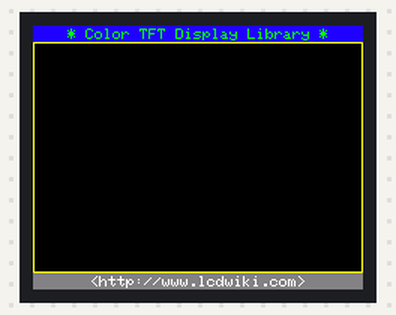
This sketch was run on a simulated Arduino Uno, built with avr-gcc and run on an emulated ATmega328P. On the bench: 220×176 colour display. Random numbers use the default seed unless the sketch sets one.

Above: at 0.3 s.
At 7.7 s:
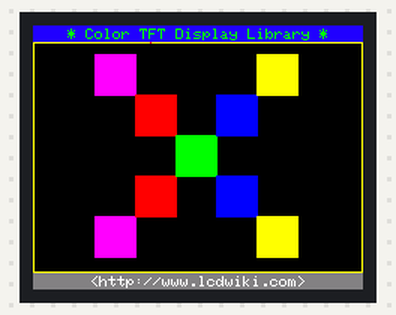
At 11.8 s:
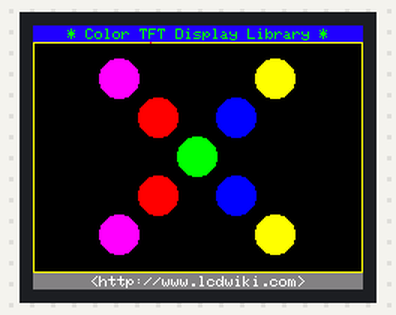
At 16.3 s:
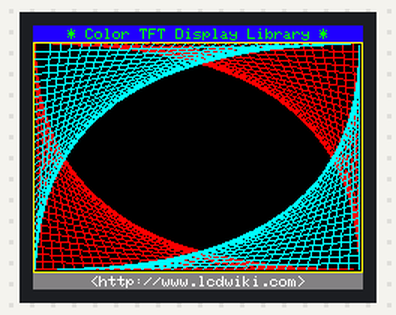
At 26.1 s:
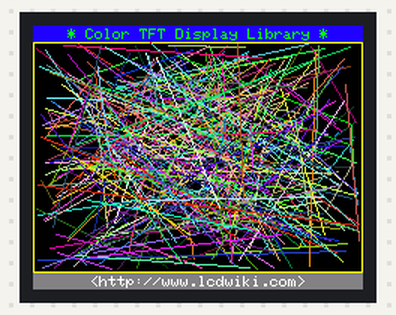
At 36.4 s:
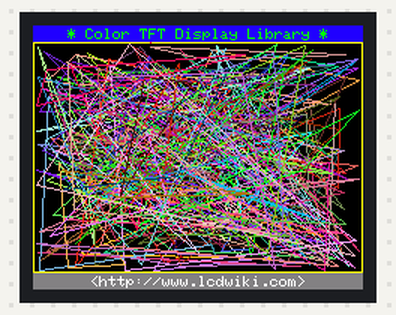

Measured:
- what the display in image 1 shows lasts 2.1 s, from 7.6 s to 9.7 s
- what the display in image 3 shows lasts 6.9 s, from 16.3 s to 23.2 s
- what the display in image 4 shows lasts 2.2 s, from 26.1 s to 28.3 s
- what the display in image 5 shows lasts 2.0 s, from 36.3 s to 38.3 s

The sketch:

spi2.0inchdisplay.ino
```cpp
   // IMPORTANT: LCDWIKI_SPI LIBRARY MUST BE SPECIFICALLY
// CONFIGURED FOR EITHER THE TFT SHIELD OR THE BREAKOUT BOARD.

//This program is a demo of how to use most of the functions
//of the library with a supported display modules.

//Set the pins to the correct ones for your development shield or breakout board.
//when using the BREAKOUT BOARD only and using these software spi lines to the LCD,
//You can use any free pin to define the pins,
//if you don't need to control the LED pin,you can set it to 3.3Vand set the pin definition to -1.
//for example
//pin usage as follow:
//                      CS   RS   RST   SDA   CLK   VCC   GND
//Arduino Mega2560&Uno  A5   A3   A4    A2    A1    5V    GND

//Remember to set the pins to suit your display module!
/********************************************************************************
* @attention
*
* THE PRESENT FIRMWARE WHICH IS FOR GUIDANCE ONLY AIMS AT PROVIDING CUSTOMERS
* WITH CODING INFORMATION REGARDING THEIR PRODUCTS IN ORDER FOR THEM TO SAVE
* TIME. AS A RESULT, QD electronic SHALL NOT BE HELD LIABLE FOR ANY
* DIRECT, INDIRECT OR CONSEQUENTIAL DAMAGES WITH RESPECT TO ANY CLAIMS ARISING
* FROM THE CONTENT OF SUCH FIRMWARE AND/OR THE USE MADE BY CUSTOMERS OF THE
* CODING INFORMATION CONTAINED HEREIN IN CONNECTION WITH THEIR PRODUCTS.
**********************************************************************************/
#include <LCDWIKI_GUI.h> //Core graphics library
#include <LCDWIKI_SPI.h> //Hardware-specific library

//paramters define
#define MODEL ILI9225
#define CS   A5
#define CD   A3
#define RST  A4
#define SDA  A2
#define SCK  A1
#define LED  -1   //if you don't need to control the LED pin,you should set it to -1 and set it to 3.3V

//the definiens of software spi mode as follow:
//if the IC model is known or the modules is unreadable,you can use this constructed function
LCDWIKI_SPI my_lcd(MODEL,CS,CD,-1,SDA,RST,SCK,LED); //model,cs,dc,sdo,sda,reset,sck,led

unsigned long show_text(void)
{
    unsigned long time_start = micros();
    my_lcd.Set_Draw_color(32, 0,255);
    my_lcd.Fill_Rectangle(0, 0, my_lcd.Get_Display_Width()-1, 10);
    my_lcd.Set_Text_colour(0, 255, 0);
    my_lcd.Set_Text_Size(1);
    my_lcd.Set_Text_Mode(1);
    my_lcd.Print_String("* Color TFT Display Library *", CENTER, 2);

    my_lcd.Set_Draw_color(128, 128, 128);
    my_lcd.Fill_Rectangle(0, my_lcd.Get_Display_Height()-1-10, my_lcd.Get_Display_Width()-1, my_lcd.Get_Display_Height()-1);
    my_lcd.Set_Text_colour(255, 255, 255);
    my_lcd.Set_Text_Size(1);
    my_lcd.Set_Text_Mode(1);
    my_lcd.Print_String("<http://www.lcdwiki.com>", CENTER, my_lcd.Get_Display_Height()-9);

    my_lcd.Set_Draw_color(255,255,0);
    my_lcd.Draw_Rectangle(0, 11, my_lcd.Get_Display_Width()-1, my_lcd.Get_Display_Height()-1-11);
    return micros() - time_start;
}

unsigned long show_triangle_function(void)
{
     uint16_t i;
     unsigned long time_start = micros();
     my_lcd.Set_Draw_color(0, 0, 255);
     my_lcd.Draw_Fast_VLine(my_lcd.Get_Display_Width()/2-1, 12, my_lcd.Get_Display_Height()- 24);
     my_lcd.Draw_Fast_HLine(1, my_lcd.Get_Display_Height()/2-1, my_lcd.Get_Display_Width()-2);
     for(i = 1;i <= (my_lcd.Get_Display_Height()- 32)/2/10;i++)
     {
         my_lcd.Draw_Fast_HLine(my_lcd.Get_Display_Width()/2-1-2, my_lcd.Get_Display_Height()/2-1-i*10, 5);
         my_lcd.Draw_Fast_HLine(my_lcd.Get_Display_Width()/2-1-2, my_lcd.Get_Display_Height()/2-1+i*10, 5);
     }
     for(i = 1;i <= (my_lcd.Get_Display_Width()-2)/2/10;i++)
     {
         my_lcd.Draw_Fast_VLine(my_lcd.Get_Display_Width()/2-1-i*10, my_lcd.Get_Display_Height()/2-1-2, 5);
         my_lcd.Draw_Fast_VLine(my_lcd.Get_Display_Width()/2-1+i*10, my_lcd.Get_Display_Height()/2-1-2, 5);
     }
     my_lcd.Set_Text_colour(0, 255, 255);
     my_lcd.Set_Text_Back_colour(0,0,0);
     my_lcd.Set_Text_Size(1);
     my_lcd.Set_Text_Mode(0);
     my_lcd.Print_String("sin",5,17);
     my_lcd.Set_Draw_color(0, 255, 255);
     for (i=1; i<my_lcd.Get_Display_Width()-2; i++)
     {
        my_lcd.Draw_Pixel(i,my_lcd.Get_Display_Height()/2-1+(sin(((i*2.27)*3.14)/180)*60));
     }

     my_lcd.Set_Text_colour(0, 255, 0);
     my_lcd.Set_Text_Back_colour(0,0,0);
     my_lcd.Set_Text_Size(1);
     my_lcd.Set_Text_Mode(0);
     my_lcd.Print_String("cos",5,25);
     my_lcd.Set_Draw_color(0, 255, 0);
     for (i=1; i<my_lcd.Get_Display_Width()-2; i++)
     {
        my_lcd.Draw_Pixel(i,my_lcd.Get_Display_Height()/2-1+(cos(((i*2.27)*3.14)/180)*60));
     }

     my_lcd.Set_Text_colour(255, 255, 0);
     my_lcd.Set_Text_Back_colour(0,0,0);
     my_lcd.Set_Text_Size(1);
     my_lcd.Set_Text_Mode(0);
     my_lcd.Print_String("tan",5,33);
     my_lcd.Set_Draw_color(255, 255, 0);
     for (i=1; i<my_lcd.Get_Display_Width()-2; i++)
     {
        my_lcd.Draw_Pixel(i,my_lcd.Get_Display_Height()/2-1+(tan(((i*2.27)*3.14)/180)*4));
     }

     my_lcd.Set_Text_colour(255, 0, 0);
     my_lcd.Set_Text_Back_colour(0,0,0);
     my_lcd.Set_Text_Size(1);
     my_lcd.Set_Text_Mode(0);
     my_lcd.Print_String("cot",5,41);
     my_lcd.Set_Draw_color(255, 0, 0);
     for (i=1; i<my_lcd.Get_Display_Width()-2; i++)
     {
        my_lcd.Draw_Pixel(i,my_lcd.Get_Display_Height()/2-1+1/(tan(((i*2.27)*3.14)/180)*0.25));
     }
     return micros()-time_start;
}

unsigned long show_sinewave(void)
{
   uint8_t buf[my_lcd.Get_Display_Width()-2],x = 1,y;
   unsigned long time_start = micros();
   int16_t t = 20, b = 65,i;
   float k = 1.6;

   my_lcd.Set_Draw_color(0, 0, 255);
   my_lcd.Draw_Fast_VLine(my_lcd.Get_Display_Width()/2-1, 12, my_lcd.Get_Display_Height()- 24);
   my_lcd.Draw_Fast_HLine(1, my_lcd.Get_Display_Height()/2-1, my_lcd.Get_Display_Width()-2);
   for (i=1; i<(my_lcd.Get_Display_Width()*t); i++)
   {
      x++;
      if (x==my_lcd.Get_Display_Width()-1)
      {
          x=1;
      }
      if (i>my_lcd.Get_Display_Width()-1)
      {
          if ((x==my_lcd.Get_Display_Width()/2-1)||(buf[x-1]==my_lcd.Get_Display_Height()/2-1))
          {
              my_lcd.Set_Draw_color(0, 0, 255);
          }
          else
          {
             my_lcd.Set_Draw_color(0, 0, 0);
          }
          my_lcd.Draw_Pixel(x,buf[x-1]);
    }
    my_lcd.Set_Draw_color(255, 64, 255);
    y=my_lcd.Get_Display_Height()/2-1+(sin(((i*k)*3.14)/180)*(b-(i/100)));
    my_lcd.Draw_Pixel(x,y);
    buf[x-1]=y;
  }
  return micros()- time_start;
}

unsigned long show_fill_rectangle(void)
{
    uint16_t i;
    unsigned long time_start = micros();
    uint16_t side_len = (my_lcd.Get_Display_Height()-40)/5;
    uint16_t x_spec = (my_lcd.Get_Display_Width()-5*side_len)/2;
    uint16_t y_spec = (my_lcd.Get_Display_Height()-5*side_len)/2;
    for(i = 0;i<5;i++)
    {
          switch (i)
          {
            case 0:
              my_lcd.Set_Draw_color(255,0,255);
              break;
            case 1:
              my_lcd.Set_Draw_color(255,0,0);
              break;
            case 2:
              my_lcd.Set_Draw_color(0,255,0);
              break;
            case 3:
              my_lcd.Set_Draw_color(0,0,255);
              break;
            case 4:
              my_lcd.Set_Draw_color(255,255,0);
              break;
            default:
              break;
          }
          my_lcd.Fill_Rectangle(x_spec+i*side_len-1, y_spec+i*side_len-1, x_spec+(i+1)*side_len-1, y_spec+(i+1)*side_len-1);
          my_lcd.Fill_Rectangle(x_spec+i*side_len-1, y_spec+(5-i)*side_len-1, x_spec+(i+1)*side_len-1, y_spec+(4-i)*side_len-1);
     }
     return micros()- time_start;
}

unsigned long show_fill_round_rectangle(void)
{
    uint16_t i;
    unsigned long time_start = micros();
    uint16_t side_len = (my_lcd.Get_Display_Height()-40)/5;
    uint16_t x_spec = (my_lcd.Get_Display_Width()-5*side_len)/2;
    uint16_t y_spec = (my_lcd.Get_Display_Height()-5*side_len)/2;
    for(i = 0;i<5;i++)
    {
          switch (i)
          {
            case 0:
              my_lcd.Set_Draw_color(255,0,255);
              break;
            case 1:
              my_lcd.Set_Draw_color(255,0,0);
              break;
            case 2:
              my_lcd.Set_Draw_color(0,255,0);
              break;
            case 3:
              my_lcd.Set_Draw_color(0,0,255);
              break;
            case 4:
              my_lcd.Set_Draw_color(255,255,0);
              break;
            default:
              break;
          }
          my_lcd.Fill_Round_Rectangle(x_spec+i*side_len-1, y_spec+i*side_len-1, x_spec+(i+1)*side_len-1, y_spec+(i+1)*side_len-1,5);
          my_lcd.Fill_Round_Rectangle(x_spec+i*side_len-1, y_spec+(5-i)*side_len-1, x_spec+(i+1)*side_len-1, y_spec+(4-i)*side_len-1,5);
     }
     return micros()- time_start;
}

unsigned long show_fill_circle(void)
{
    uint16_t i;
    unsigned long time_start = micros();
    uint16_t r_len = (my_lcd.Get_Display_Height()-40)/5/2;
    uint16_t x_spec = (my_lcd.Get_Display_Width()-5*r_len*2)/2;
    uint16_t y_spec = (my_lcd.Get_Display_Height()-5*r_len*2)/2;
    for(i = 0;i<5;i++)
    {
          switch (i)
          {
            case 0:
              my_lcd.Set_Draw_color(255,0,255);
              break;
            case 1:
              my_lcd.Set_Draw_color(255,0,0);
              break;
            case 2:
              my_lcd.Set_Draw_color(0,255,0);
              break;
            case 3:
              my_lcd.Set_Draw_color(0,0,255);
              break;
            case 4:
              my_lcd.Set_Draw_color(255,255,0);
              break;
            default:
              break;
          }
          my_lcd.Fill_Circle(x_spec+r_len+i*r_len*2-1, y_spec+r_len+i*r_len*2-1,r_len);
          my_lcd.Fill_Circle(x_spec+r_len+i*r_len*2-1, y_spec+(5-i)*r_len*2-r_len-1,r_len);
     }
     return micros()- time_start;
 }

unsigned long show_fill_triangle(void)
{
    uint16_t i;
    unsigned long time_start = micros();
    uint16_t h_len = (my_lcd.Get_Display_Height()-40)/5;
    uint16_t side_len = (h_len*115)/100;
    uint16_t x_spec = (my_lcd.Get_Display_Width()-5*side_len)/2;
    uint16_t y_spec = (my_lcd.Get_Display_Height()-5*h_len)/2;
    for(i = 0;i<5;i++)
    {
          switch (i)
          {
            case 0:
              my_lcd.Set_Draw_color(255,0,255);
              break;
            case 1:
              my_lcd.Set_Draw_color(255,0,0);
              break;
            case 2:
              my_lcd.Set_Draw_color(0,255,0);
              break;
            case 3:
              my_lcd.Set_Draw_color(0,0,255);
              break;
            case 4:
              my_lcd.Set_Draw_color(255,255,0);
              break;
            default:
              break;
          }
          my_lcd.Fill_Triangle(x_spec+i*side_len-1,y_spec+(i+1)*h_len-1,x_spec+side_len/2+i*side_len-1,y_spec+i*h_len-1,x_spec+(i+1)*side_len-1,y_spec+(i+1)*h_len-1);
          my_lcd.Fill_Triangle(x_spec+i*side_len-1,y_spec+(5-i)*h_len-1,x_spec+side_len/2+i*side_len-1,y_spec+(4-i)*h_len-1,x_spec+(i+1)*side_len-1,y_spec+(5-i)*h_len-1);
     }
     return micros()- time_start;
}

unsigned long show_grid_lines(void)
{
    uint16_t i;
    unsigned long time_start = micros();
    int16_t wid = my_lcd.Get_Display_Width();
   float k = 1.38;

    my_lcd.Set_Draw_color(255,0,0);
    for (i=12; i<my_lcd.Get_Display_Height()-1-12; i+=5)
    {
       my_lcd.Draw_Line(1, i, (i*k)-10, my_lcd.Get_Display_Height()-2-12);
     }
     my_lcd.Set_Draw_color(255,0,0);
     for (i=my_lcd.Get_Display_Height()-2-12; i>13; i-=5)
    {
      my_lcd.Draw_Line(my_lcd.Get_Display_Width()-3, i, (i*k)-10, 12);
    }
    my_lcd.Set_Draw_color(0,255,255);
    for (i=my_lcd.Get_Display_Height()-2-12; i>13; i-=5)
    {
        my_lcd.Draw_Line(1, i, (my_lcd.Get_Display_Height()-1-12)*k+10-(i*k), 12);
    }
    my_lcd.Set_Draw_color(0,255,255);
    for (int i=13; i<my_lcd.Get_Display_Height()-2-12; i+=5)
    {
        my_lcd.Draw_Line(my_lcd.Get_Display_Width()-3, i, (my_lcd.Get_Display_Height()-1-12)*k+10-(i*k), my_lcd.Get_Display_Height()-2-12);
    }
    return micros()- time_start;
}

unsigned long show_random_pixels(void)
{
    uint16_t i;
    unsigned long time_start = micros();
    for(i = 0;i< 10000;i++)
    {
       my_lcd.Set_Draw_color(random(255),random(255),random(255));
       my_lcd.Draw_Pixel(2+random(my_lcd.Get_Display_Width()-4),12+random(my_lcd.Get_Display_Height()-24));
    }
    return micros()- time_start;
}

unsigned long show_random_lines(void)
{
    uint16_t i;
    unsigned long time_start = micros();
    for(i = 0;i< 300;i++)
    {
       my_lcd.Set_Draw_color(random(255),random(255),random(255));
       my_lcd.Draw_Line(2+random(my_lcd.Get_Display_Width()-4),12+random(my_lcd.Get_Display_Height()-24),2+random(my_lcd.Get_Display_Width()-4),12+random(my_lcd.Get_Display_Height()-24));
    }
    return micros()- time_start;
}

unsigned long show_random_rectangles(void)
{
    uint16_t i;
    unsigned long time_start = micros();
    for(i = 0;i< 150;i++)
    {
       my_lcd.Set_Draw_color(random(255),random(255),random(255));
       my_lcd.Draw_Rectangle(2+random(my_lcd.Get_Display_Width()-4),12+random(my_lcd.Get_Display_Height()-24),2+random(my_lcd.Get_Display_Width()-4),12+random(my_lcd.Get_Display_Height()-24));
    }
    return micros()- time_start;
}

unsigned long show_random_round_rectangles(void)
{
    uint16_t i;
    unsigned long time_start = micros();
    for(i = 0;i< 150;i++)
    {
       my_lcd.Set_Draw_color(random(255),random(255),random(255));
       my_lcd.Draw_Round_Rectangle(2+random(my_lcd.Get_Display_Width()-4),13+random(my_lcd.Get_Display_Height()-26),2+random(my_lcd.Get_Display_Width()-4),13+random(my_lcd.Get_Display_Height()-26),5);
    }
    return micros()- time_start;
}

unsigned long show_random_circles(void)
{
    uint16_t i;
    unsigned long time_start = micros();
    for(i = 0;i< 150;i++)
    {
       my_lcd.Set_Draw_color(random(255),random(255),random(255));
       my_lcd.Draw_Circle(41+random(my_lcd.Get_Display_Width()-82), 52+random(my_lcd.Get_Display_Height()-104), random(40));
    }
    return micros()- time_start;
}

unsigned long show_random_triangles(void)
{
    uint16_t i;
    unsigned long time_start = micros();
    for(i = 0;i< 150;i++)
    {
       my_lcd.Set_Draw_color(random(255),random(255),random(255));
       my_lcd.Draw_Triangle(2+random(my_lcd.Get_Display_Width()-4),12+random(my_lcd.Get_Display_Height()-24),2+random(my_lcd.Get_Display_Width()-4),12+random(my_lcd.Get_Display_Height()-24),2+random(my_lcd.Get_Display_Width()-4),12+random(my_lcd.Get_Display_Height()-24));
    }
    return micros()- time_start;
}

unsigned long show_random_bit_map(void)
{
    uint16_t buf[48],i;
    unsigned long time_start = micros();
    int16_t len = (my_lcd.Get_Display_Height()*3/4)/6;
    for(i = 0;i< 48; i++)
    {
       my_lcd.Set_Draw_color(random(255), random(255), random(255));
       buf[i] = my_lcd.Get_Draw_color();
    }
    for(i = 1;i<=5;i++)
    {
        my_lcd.Draw_Bit_Map(my_lcd.Get_Display_Width()/2-1-((len/2)*4/3+1)*i, my_lcd.Get_Display_Height()/2-1-(len/2)*i, 8, 6, buf, i*(len/6));
        delay(100);
    }
    return micros()- time_start;
}

void clear_screen(void)
{
   delay(2000);
   my_lcd.Set_Draw_color(0, 0, 0);
   my_lcd.Fill_Rectangle(1, 12, my_lcd.Get_Display_Width()-2, my_lcd.Get_Display_Height()-1-12);
}


unsigned long (*show_function[])(void) =
 {
                                          show_text,
                                          show_triangle_function,
                                          show_sinewave,
                                          show_fill_rectangle,
                                          show_fill_round_rectangle,
                                          show_fill_circle,
                                          show_fill_triangle,
                                          show_grid_lines,
                                          show_random_pixels,
                                          show_random_lines,
                                          show_random_rectangles,
                                          show_random_round_rectangles,
                                          show_random_circles,
                                          show_random_triangles,
                                          show_random_bit_map,
                                          };
uint8_t *show_str[]=
 {
                       "TEST_TX  :",
                       "TEST_TF  :",
                       "TEST_SW  :",
                       "TEST_FR  :",
                       "TEST_FRR :",
                       "TEST_FC  :",
                       "TEST_FT  :",
                       "TEST_GL  :",
                       "TEST_RP  :",
                       "TEST_RL  :",
                       "TEST_RR  :",
                       "TEST_RRR :",
                       "TEST_RC  :",
                       "TEST_RT  :",
                       "TEST_RBM :"
                     };

unsigned long show_total_time(void)
{
     uint16_t i;
     unsigned long buf[15];
     unsigned long time_start = micros();
     for(i = 0;i< 15;i++)
     {
        buf[i] = show_function[i]();
        clear_screen();
     }
     for(i = 0;i<12; i++)
     {
         my_lcd.Set_Text_colour(255, 165, 0);
         my_lcd.Set_Text_Size(1);
         my_lcd.Set_Text_Mode(1);
         my_lcd.Print_String(show_str[i], (my_lcd.Get_Display_Width()-120)/2-1, (my_lcd.Get_Display_Height()-96)/2+i*8-1);
         my_lcd.Set_Text_colour(0, 255, 0);
         my_lcd.Print_Number_Int(buf[i], (my_lcd.Get_Display_Width()-120)/2-1+70, (my_lcd.Get_Display_Height()-96)/2+i*8-1, 0, ' ', 10);
     }
     delay(5000);
     return micros()- time_start;
}

void show_end(unsigned long run_time)
{
    my_lcd.Fill_Screen(0, 255, 255);
    my_lcd.Set_Draw_color(255, 0, 0);
    my_lcd.Fill_Round_Rectangle(my_lcd.Get_Display_Width()/2-1-72+1, my_lcd.Get_Display_Height()/2-1-45+1, my_lcd.Get_Display_Width()/2-1+72-1, my_lcd.Get_Display_Height()/2-1+45-1,5);
    my_lcd.Set_Text_colour(0, 255, 255);
    my_lcd.Set_Text_Size(1);
    my_lcd.Set_Text_Mode(1);
    my_lcd.Print_String("Running over!", CENTER, my_lcd.Get_Display_Height()/2-1-30);
    my_lcd.Print_String("That's ok!", CENTER, my_lcd.Get_Display_Height()/2-1-20);
    my_lcd.Print_String("it will restart.", CENTER, my_lcd.Get_Display_Height()/2-1-10);
    my_lcd.Print_String("Please wait ...", CENTER, my_lcd.Get_Display_Height()/2-1);
    my_lcd.Set_Text_colour(255, 255, 0);
    my_lcd.Print_String("runtime(us):", my_lcd.Get_Display_Width()/2-1-60, my_lcd.Get_Display_Height()/2-1+25);
    my_lcd.Set_Text_colour(0, 255, 0);
    my_lcd.Print_Number_Int(run_time, my_lcd.Get_Display_Width()/2-1+13, my_lcd.Get_Display_Height()/2-1+25, 0, ' ', 10);
    delay(10000);
}

void setup()
{
  my_lcd.Init_LCD();
  my_lcd.Fill_Screen(0x0);
  my_lcd.Set_Rotation(1);
}

void loop()
{
    unsigned long total_time;
    my_lcd.Fill_Screen(0x0);
    total_time = show_total_time();
    show_end(total_time);
  }
```
